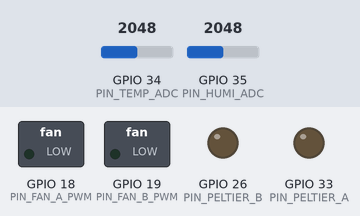
This sketch was run on a simulated ESP32. Parts: switched loads named in the sketch (green lamp = pin HIGH), output pins drawn as LEDs (lit = HIGH). The inputs (shaded band) are chosen by the test bench; at power-on: GPIO 35 (PIN_HUMI_ADC) = 2048, GPIO 34 (PIN_TEMP_ADC) = 2048 (analog values on the 0–4095 scale). WiFi joins after 1.5 s; servers stay silent unless stated; uploads are accepted with an empty reply; the local clock reads 2024-03-15 10:24:30 at power-on unless the sketch sets it; what the sketch prints to the serial monitor is not drawn.

Above: at 0.0 s.
At 3.7 s:
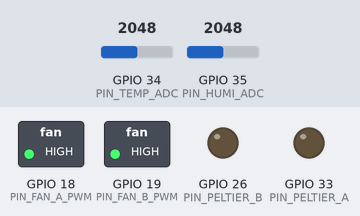
3.8 s: GPIO 35 (PIN_HUMI_ADC) set to 195
6.8 s: GPIO 35 (PIN_HUMI_ADC) set to 172
At 19.1 s:
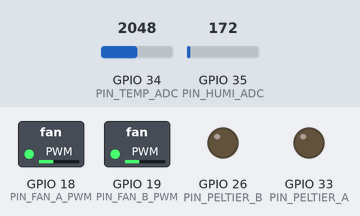
Timing chart, 0 to 19.8 s (numbered marks = the images above; inputs shaded):
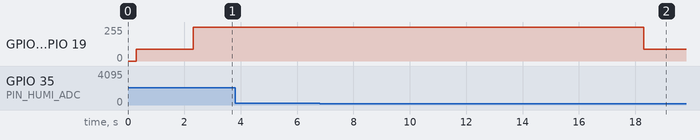

Measured:
- the behaviour switches between 187 and 186 on GPIO 35 (PIN_HUMI_ADC) (found by bisection; images 1 and 2)
- after the input at 3.8 s, every drawn part: stays the same
- after the input at 6.8 s, GPIO 18 (PIN_FAN_A_PWM), GPIO 19 (PIN_FAN_B_PWM): 255/255 → 90/255 after 11.5 s

The sketch:

SHELVY_ESP32_v4.ino
```cpp
// SHELVY_ESP32_v4.ino
// Bread storage chamber controller
//
// CHANGES vs v3:
//   - Publishes to the DEPLOYED backend over HTTPS (Vercel) instead of a LAN IP.
//     Set BACKEND_URL below. No port is appended for https URLs.
//   - Timestamp fix: readings are only stamped with epoch time after NTP sync;
//     before sync we send ts=0 and the backend stamps server time instead
//     (backend sanitizes any non-epoch ts, so ordering in Firebase stays correct).
//   - WiFiClientSecure with setInsecure() for TLS (no cert pinning; fine for demo).
//
// ============================================================
// HARDWARE (unchanged from v3)
// ============================================================
//   Board   : ESP32 Dev Module (esp32 core 3.3.11)
//   Sensor  : DFRobot DFR0588 Gravity ANALOG SHT30
//             - GND -> GND, VCC -> 3.3V
//             - T   -> GPIO 34   (ADC1)
//             - RH  -> GPIO 35   (ADC1)
//   Relay 1 : GPIO 33, COM+NC -> Peltier 1
//   Relay 3 : GPIO 26, COM+NC -> Peltier 2
//   Fan A   : constant 12V, PWM blue wire -> GPIO 18
//   Fan B   : constant 12V, PWM blue wire -> GPIO 19
//   Shared ground is mandatory: PSU ground and ESP32 GND joined.
//
// ============================================================
// API CONTRACT
// ============================================================
//   POST {BACKEND_URL}/api/readings/{DEVICE_ID}
//   Header: x-device-secret: <DEVICE_SECRET>
//   Body (JSON), sent every 5 seconds:
//   { "ts": 1751234567890, "temperature": 23.42, "humidity": 69.81,
//     "phase": "MAINTAIN", "peltier1": true, "peltier2": false,
//     "fan1_duty": 255, "fan2_duty": 90 }
// ============================================================

#include <WiFi.h>
#include <WiFiClientSecure.h>
#include <HTTPClient.h>
#include <ArduinoJson.h>
#include <time.h>

struct Reading {
  uint64_t ts;
  float temp;
  float hum;
  float vTemp;
  float vHum;
};

// ============================================================
// 1. WIRING CONFIG
// ============================================================

const bool RELAY_BOARD_ACTIVE_LOW = true;
const bool RELAY_NC[2] = { true, true };

const int PIN_PELTIER_A = 33;
const int PIN_PELTIER_B = 26;
const int RELAY_PIN[2] = { PIN_PELTIER_A, PIN_PELTIER_B };

const int PIN_FAN_A_PWM = 18;
const int PIN_FAN_B_PWM = 19;
const int FAN_PWM_PIN[2] = { PIN_FAN_A_PWM, PIN_FAN_B_PWM };

const int PIN_TEMP_ADC = 34;
const int PIN_HUMI_ADC = 35;

// ============================================================
// 2. DFR0588 CONVERSION  (0.3 - 2.7 V linear output)
// ============================================================

const float V_OUT_MIN = 0.30f;
const float V_OUT_MAX = 2.70f;

const float TEMP_RANGE_MIN = -40.0f, TEMP_RANGE_MAX = 125.0f;
const float HUMI_RANGE_MIN =   0.0f, HUMI_RANGE_MAX = 100.0f;

float voltsToTempC(float v) {
  return TEMP_RANGE_MIN +
         (v - V_OUT_MIN) * (TEMP_RANGE_MAX - TEMP_RANGE_MIN) / (V_OUT_MAX - V_OUT_MIN);
}

float voltsToHumidity(float v) {
  return HUMI_RANGE_MIN +
         (v - V_OUT_MIN) * (HUMI_RANGE_MAX - HUMI_RANGE_MIN) / (V_OUT_MAX - V_OUT_MIN);
}

const float V_VALID_MIN = 0.15f;
const float V_VALID_MAX = 2.95f;
const int   ADC_SAMPLES = 16;

// ============================================================
// 3. CONTROL SETPOINTS (unchanged)
// ============================================================

const float TEMP_SETPOINT_C = 25.0;
const float TEMP_PULLDOWN_C = 26.0;
const float TEMP_STOP_C     = 24.0;

const float HUMI_SETPOINT_PCT = 70.0;   // monitored only, no humidifier

const uint32_t PELTIER_MIN_STATE_MS = 60000;
const uint32_t PELTIER_ALTERNATE_MS = 180000;

const uint32_t FAN_PWM_FREQ = 25000;
const uint8_t  FAN_PWM_BITS = 8;
const uint8_t  FAN_DUTY_FULL = 255;
const uint8_t  FAN_DUTY_IDLE = 90;
const uint32_t FAN_OVERRUN_MS = 60000;

const int SENSOR_FAIL_LIMIT = 5;

// ============================================================
// 4. NETWORK  <<< EDIT THIS BLOCK >>>
// ============================================================

const char* WIFI_SSID = "Bawal  Connect!";   // NOTE: two spaces
const char* WIFI_PASS = "@Cute@@KamE";

// Deployed backend. Use the full https URL, NO trailing slash, NO port.
// For local bench testing use e.g. "http://192.168.100.16:4000".
const char* BACKEND_URL   = "https://shelvy-backend.vercel.app";
const char* DEVICE_ID     = "esp32-01";
const char* DEVICE_SECRET = "dev-device-secret-please-change";

const uint32_t SAMPLE_INTERVAL_MS  = 2000;
const uint32_t CONTROL_INTERVAL_MS = 2000;
const uint32_t PUBLISH_INTERVAL_MS = 5000;
const uint32_t WIFI_RETRY_MS       = 3000;

// ============================================================
// 5. STATE
// ============================================================

QueueHandle_t qReadings;
SemaphoreHandle_t stateMutex;

volatile float g_temp = NAN;
volatile float g_hum  = NAN;
volatile bool  g_sensorOk = false;
volatile bool  g_systemEnabled = true;
int g_sensorFailCount = 0;

bool     g_loadOn[2]       = { false, false };
uint32_t g_lastChangeMs[2] = { 0, 0 };

uint32_t g_peltierOffAt[2] = { 0, 0 };
uint8_t  g_fanDuty[2]      = { FAN_DUTY_IDLE, FAN_DUTY_IDLE };

int      g_activePeltier   = 0;
uint32_t g_lastAlternateMs = 0;

enum Phase { PH_IDLE = 0, PH_MAINTAIN = 1, PH_PULLDOWN = 2, PH_FAULT = 3 };
const char* PHASE_NAME[] = { "IDLE", "MAINTAIN", "PULLDOWN", "FAULT" };
Phase g_phase = PH_IDLE;

// ============================================================
// 6. RELAY ABSTRACTION (unchanged)
// ============================================================

int levelForLoad(int idx, bool loadOn) {
  bool energize = RELAY_NC[idx] ? !loadOn : loadOn;
  if (RELAY_BOARD_ACTIVE_LOW) return energize ? LOW : HIGH;
  return energize ? HIGH : LOW;
}

void relayInit() {
  for (int i = 0; i < 2; i++) {
    digitalWrite(RELAY_PIN[i], levelForLoad(i, false));
    pinMode(RELAY_PIN[i], OUTPUT);
    digitalWrite(RELAY_PIN[i], levelForLoad(i, false));
    g_loadOn[i] = false;
    g_lastChangeMs[i] = millis();
  }
}

bool setLoad(int idx, bool on, uint32_t minStateMs) {
  if (g_loadOn[idx] == on) return false;
  if (millis() - g_lastChangeMs[idx] < minStateMs) return false;
  g_loadOn[idx] = on;
  g_lastChangeMs[idx] = millis();
  digitalWrite(RELAY_PIN[idx], levelForLoad(idx, on));
  return true;
}

void forceAllOff() {
  for (int i = 0; i < 2; i++) {
    g_loadOn[i] = false;
    g_lastChangeMs[i] = millis();
    digitalWrite(RELAY_PIN[i], levelForLoad(i, false));
  }
}

// ============================================================
// 7. FAN CONTROL (unchanged)
// ============================================================

void setFanDuty(int idx, uint8_t duty) {
  g_fanDuty[idx] = duty;
  ledcWrite(FAN_PWM_PIN[idx], duty);
}

void updateFans() {
  for (int i = 0; i < 2; i++) {
    uint8_t duty;
    if (g_loadOn[i]) {
      duty = FAN_DUTY_FULL;
      g_peltierOffAt[i] = 0;
    } else {
      if (g_peltierOffAt[i] == 0) g_peltierOffAt[i] = millis();
      bool overrun = (millis() - g_peltierOffAt[i]) < FAN_OVERRUN_MS;
      duty = overrun ? FAN_DUTY_FULL : FAN_DUTY_IDLE;
    }
    setFanDuty(i, duty);
  }
}

// ============================================================
// 8. SENSOR TASK
// ============================================================

// Returns epoch-ms only when NTP has synced, otherwise 0.
// The backend replaces ts=0 (or any non-epoch value) with server time,
// so pre-sync readings no longer corrupt time-ordering in Firebase.
uint64_t nowMs() {
  time_t sec = time(nullptr);
  if (sec > 1700000000) return (uint64_t)sec * 1000ULL;  // > Nov 2023 = synced
  return 0;
}

float readVolts(int pin) {
  uint32_t sum = 0;
  for (int i = 0; i < ADC_SAMPLES; i++) {
    sum += analogReadMilliVolts(pin);
    delayMicroseconds(200);
  }
  return (sum / (float)ADC_SAMPLES) / 1000.0f;
}

void TaskSensors(void* pv) {
  TickType_t last = xTaskGetTickCount();
  for (;;) {
    float vT = readVolts(PIN_TEMP_ADC);
    float vH = readVolts(PIN_HUMI_ADC);

    bool ok = (vT >= V_VALID_MIN && vT <= V_VALID_MAX &&
               vH >= V_VALID_MIN && vH <= V_VALID_MAX);

    float t = voltsToTempC(vT);
    float h = voltsToHumidity(vH);
    if (h < 0)   h = 0;
    if (h > 100) h = 100;

    if (xSemaphoreTake(stateMutex, pdMS_TO_TICKS(100)) == pdTRUE) {
      if (ok) {
        g_temp = t; g_hum = h;
        g_sensorOk = true;
        g_sensorFailCount = 0;
      } else {
        g_sensorFailCount++;
        if (g_sensorFailCount >= SENSOR_FAIL_LIMIT) g_sensorOk = false;
      }
      xSemaphoreGive(stateMutex);
    }

    if (ok) {
      Reading r = { nowMs(), t, h, vT, vH };
      xQueueSend(qReadings, &r, 0);
      Serial.printf("[SENSOR] vT=%.3fV vH=%.3fV -> T=%.2f C  RH=%.2f %%\n",
                    vT, vH, t, h);
    } else {
      Serial.printf("[SENSOR] out of range vT=%.3f vH=%.3f (fail %d) - check wiring\n",
                    vT, vH, g_sensorFailCount);
    }

    vTaskDelayUntil(&last, pdMS_TO_TICKS(SAMPLE_INTERVAL_MS));
  }
}

// ============================================================
// 9. CONTROL TASK (unchanged)
// ============================================================

void TaskControl(void* pv) {
  TickType_t last = xTaskGetTickCount();
  g_lastAlternateMs = millis();

  for (;;) {
    float t, h; bool ok, enabled;

    if (xSemaphoreTake(stateMutex, pdMS_TO_TICKS(100)) == pdTRUE) {
      t = g_temp; h = g_hum;
      ok = g_sensorOk; enabled = g_systemEnabled;
      xSemaphoreGive(stateMutex);
    } else {
      vTaskDelayUntil(&last, pdMS_TO_TICKS(CONTROL_INTERVAL_MS));
      continue;
    }

    if (!ok || !enabled) {
      g_phase = ok ? PH_IDLE : PH_FAULT;
      forceAllOff();
      setFanDuty(0, FAN_DUTY_IDLE);
      setFanDuty(1, FAN_DUTY_IDLE);
      Serial.printf("[CTRL] %s - peltiers off, fans idle\n", PHASE_NAME[g_phase]);
      vTaskDelayUntil(&last, pdMS_TO_TICKS(CONTROL_INTERVAL_MS));
      continue;
    }

    if (t >= TEMP_PULLDOWN_C) {
      g_phase = PH_PULLDOWN;
      setLoad(0, true, PELTIER_MIN_STATE_MS);
      setLoad(1, true, PELTIER_MIN_STATE_MS);
      g_lastAlternateMs = millis();

    } else if (t > TEMP_STOP_C) {
      g_phase = PH_MAINTAIN;
      if (millis() - g_lastAlternateMs >= PELTIER_ALTERNATE_MS) {
        g_activePeltier = 1 - g_activePeltier;
        g_lastAlternateMs = millis();
        Serial.printf("[CTRL] alternating -> peltier %d\n", g_activePeltier + 1);
      }
      setLoad(g_activePeltier,     true,  PELTIER_MIN_STATE_MS);
      setLoad(1 - g_activePeltier, false, PELTIER_MIN_STATE_MS);

    } else {
      g_phase = PH_IDLE;
      setLoad(0, false, PELTIER_MIN_STATE_MS);
      setLoad(1, false, PELTIER_MIN_STATE_MS);
    }

    updateFans();

    Serial.printf("[CTRL] %-8s T=%.2f RH=%.2f | P1=%d P2=%d | F1=%d F2=%d\n",
                  PHASE_NAME[g_phase], t, h,
                  g_loadOn[0], g_loadOn[1], g_fanDuty[0], g_fanDuty[1]);

    vTaskDelayUntil(&last, pdMS_TO_TICKS(CONTROL_INTERVAL_MS));
  }
}

// ============================================================
// 10. WIFI + PUBLISHER
// ============================================================

bool isHttpsBackend() {
  return strncmp(BACKEND_URL, "https://", 8) == 0;
}

void TaskWiFi(void* pv) {
  WiFi.mode(WIFI_STA);
  for (;;) {
    if (WiFi.status() != WL_CONNECTED) {
      WiFi.begin(WIFI_SSID, WIFI_PASS);
      Serial.print("[WIFI] connecting");
      uint32_t start = millis();
      while (WiFi.status() != WL_CONNECTED && millis() - start < 8000) {
        Serial.print(".");
        vTaskDelay(pdMS_TO_TICKS(400));
      }
      Serial.println();
      if (WiFi.status() == WL_CONNECTED) {
        Serial.print("[WIFI] IP: "); Serial.println(WiFi.localIP());
        configTime(0, 0, "pool.ntp.org", "time.nist.gov");
      } else {
        Serial.println("[WIFI] connect failed - check SSID is 2.4GHz");
      }
    }
    vTaskDelay(pdMS_TO_TICKS(WIFI_RETRY_MS));
  }
}

bool postReading(const Reading& r) {
  if (WiFi.status() != WL_CONNECTED) return false;

  HTTPClient http;
  String url = String(BACKEND_URL) + "/api/readings/" + DEVICE_ID;
  bool began;

  // TLS client must stay alive for the whole request, hence function scope.
  WiFiClientSecure secureClient;
  if (isHttpsBackend()) {
    secureClient.setInsecure();          // skip cert validation (demo-grade TLS)
    began = http.begin(secureClient, url);
  } else {
    began = http.begin(url);
  }
  if (!began) return false;

  http.setTimeout(10000);                // Vercel cold starts can take a few seconds
  http.addHeader("Content-Type", "application/json");
  http.addHeader("x-device-secret", DEVICE_SECRET);

  StaticJsonDocument<512> doc;
  // ts=0 before NTP sync -> backend stamps server time (see nowMs()).
  doc["ts"]          = r.ts;
  doc["temperature"] = r.temp;
  doc["humidity"]    = r.hum;
  doc["phase"]       = PHASE_NAME[g_phase];
  doc["peltier1"]    = g_loadOn[0];
  doc["peltier2"]    = g_loadOn[1];
  doc["fan1_duty"]   = g_fanDuty[0];
  doc["fan2_duty"]   = g_fanDuty[1];

  String body;
  serializeJson(doc, body);
  int code = http.POST(body);
  http.end();
  if (!(code >= 200 && code < 300)) {
    Serial.printf("[HTTP] POST %s -> %d\n", url.c_str(), code);
  }
  return (code >= 200 && code < 300);
}

void TaskPublisher(void* pv) {
  TickType_t last = xTaskGetTickCount();
  Reading r;
  for (;;) {
    bool got = false;
    while (xQueueReceive(qReadings, &r, 0) == pdTRUE) got = true;
    if (got) {
      if (postReading(r)) Serial.println("[HTTP] reading sent");
      else                Serial.println("[HTTP] send failed");
    }
    vTaskDelayUntil(&last, pdMS_TO_TICKS(PUBLISH_INTERVAL_MS));
  }
}

// ============================================================
// 11. SETUP
// ============================================================

void setup() {
  Serial.begin(115200);
  delay(300);

  relayInit();
  Serial.println("[BOOT] relays initialised to OFF");

  for (int i = 0; i < 2; i++) {
    ledcAttach(FAN_PWM_PIN[i], FAN_PWM_FREQ, FAN_PWM_BITS);
    setFanDuty(i, FAN_DUTY_IDLE);
  }
  Serial.println("[BOOT] fan PWM ready at 25 kHz");

  analogReadResolution(12);
  analogSetPinAttenuation(PIN_TEMP_ADC, ADC_11db);
  analogSetPinAttenuation(PIN_HUMI_ADC, ADC_11db);
  Serial.println("[BOOT] ADC configured for DFR0588 analog outputs");

  qReadings  = xQueueCreate(10, sizeof(Reading));
  stateMutex = xSemaphoreCreateMutex();

  // HTTPS/TLS needs more stack than plain HTTP — publisher gets 12 kB.
  xTaskCreatePinnedToCore(TaskWiFi,      "WiFi",     4096, NULL, 3, NULL, 0);
  xTaskCreatePinnedToCore(TaskSensors,   "Sensors",  4096, NULL, 2, NULL, 1);
  xTaskCreatePinnedToCore(TaskControl,   "Control",  4096, NULL, 2, NULL, 1);
  xTaskCreatePinnedToCore(TaskPublisher, "Publish", 12288, NULL, 1, NULL, 0);
}

void loop() {
  vTaskDelay(portMAX_DELAY);
}
```
